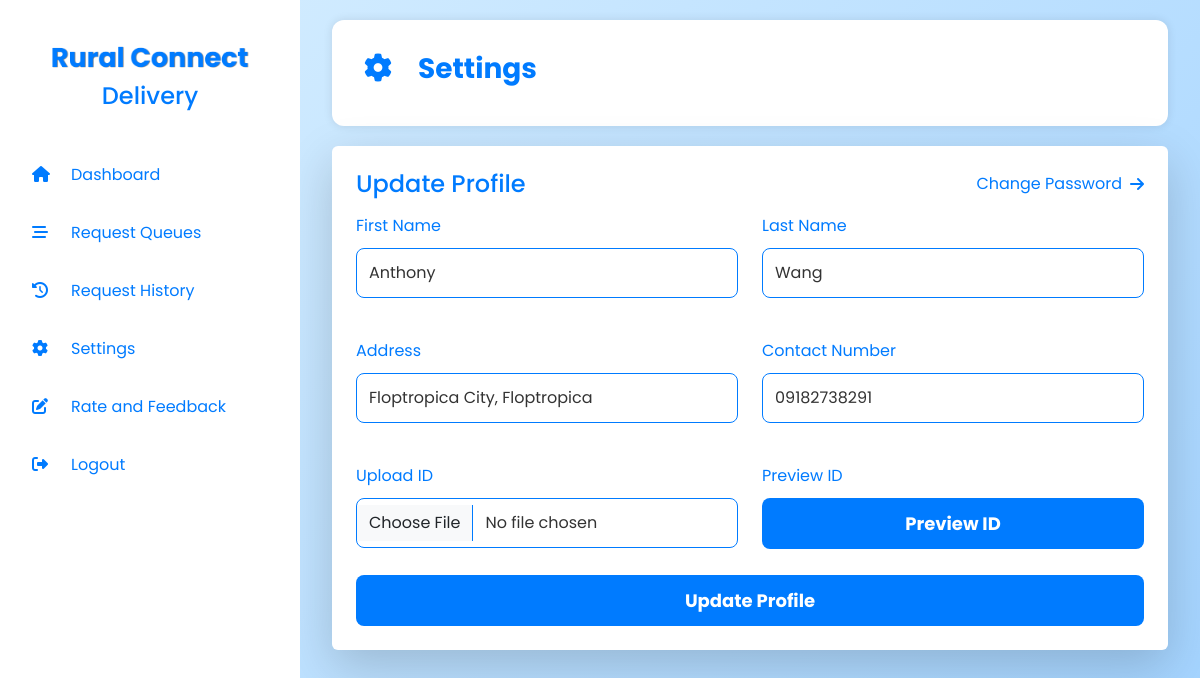
Screenshot of /deliveries/updateProfile.php (signed in) with the database file from the repository.
### tables this page shows
CREATE TABLE `deliveries` (
  `accountId` varchar(100) NOT NULL,
  `fname` varchar(100) NOT NULL,
  `lname` varchar(100) NOT NULL,
  `address` varchar(100) NOT NULL,
  `contactNo` varchar(100) NOT NULL,
  `id_verification` varchar(100) NOT NULL,
  `availability_status` enum('Available','Unavailable') DEFAULT 'Available',
  PRIMARY KEY (`accountId`),
  CONSTRAINT `FK_deliveries_account` FOREIGN KEY (`accountId`) REFERENCES `account` (`accountId`) ON DELETE CASCADE ON UPDATE CASCADE
);

### util/dbhelper.php (called while the page is built, shortened)
<?php
class DbHelper
{
    private $hostname = "127.0.0.1";
    private $username = "root";
    private $password = "";
    private $database = "rural_connect";
    private $conn;
    public function __construct()
    {
        $this->conn = new mysqli($this->hostname, $this->username, $this->password, $this->database);
    }
    public function getRecord($table, $args)
    {
        $keys = array_keys($args);
        $values = array_values($args);
        $condition = [];
        for ($i = 0; $i < count($keys); $i++) {
            $condition[] = "`" . $keys[$i] . "` = '" . $values[$i] . "'";
        }
        $cond = implode(" AND ", $condition);
        $sql = "SELECT * FROM `$table` WHERE $cond";
        $query = $this->conn->query($sql);
        $row = $query->fetch_assoc();
        return $row;
    }
}

### deliveries/updateProfile.php (the view, shortened to what this page needs)
<?php
require_once "../util/DbHelper.php";
require_once "../util/Misc.php";
$db = new DbHelper();
$accountId = $_SESSION['accountId'];
$user = $db->getRecord("deliveries", ["accountId" => $accountId]);
?>
<div class="card p-4 shadow-lg rounded">
    <div class="d-flex justify-content-between align-items-center mb-3 flex-wrap">
        <h3 class="text-center mb-0 rc-blue-text fs-4 fs-md-3">Update Profile</h3>
        <a href="changePassword.php" class="rc-blue-text text-decoration-none fs-6 fs-md-5 d-flex align-items-center">
            <span class="d-none d-sm-inline">Change Password</span>
            <i class="fa fa-arrow-right ms-2" aria-hidden="true"></i>
        </a>
    </div>
    <form action="../logic/updateProfileDeliveries.php" method="POST" enctype="multipart/form-data">
        <div class="form-fields">
            <div class="row">
                <div class="col-md-6 mb-3">
                    <label for="fname">First Name</label>
                    <input type="text" id="fname" class="form-control" name="fname" value="<?= $user['fname'] ?>"
                        required>
                    <div style="height: 15px" class="form-text text-danger" id="fnameError"></div>
                </div>
                <div class="col-md-6 mb-3">
                    <label for="lname">Last Name</label>
                    <input type="text" id="lname" class="form-control" name="lname" value="<?= $user['lname'] ?>"
                        required>
                    <div style="height: 15px" class="form-text text-danger" id="lnameError"></div>
                </div>
                <div class="col-md-6 mb-3">
                    <label for="address">Address</label>
                    <input type="text" id="address" class="form-control" name="address" value="<?= $user['address'] ?>"
                        required>
                    <div style="height: 15px" class="form-text text-danger" id="addressError"></div>
                </div>
                <div class="col-md-6 mb-3">
                    <label for="contactNo">Contact Number</label>
                    <input type="text" id="contactNo" class="form-control" name="contactNo"
                        value="<?= $user['contactNo'] ?>" required>
                    <div style="height: 15px" class="form-text text-danger" id="contactNoError"></div>
                </div>
                <div class="col-md-6 mb-3">
                    <label for="id_verification">Upload ID</label>
                    <input type="file" id="id_verification" class="form-control" name="id_verification">
                </div>
                <div class="col-md-6 mb-3">
                    <label>Preview ID</label>
                    <button type="button" style="margin: 10px 0" data-bs-toggle="modal"
                        data-bs-target="#profileModal">Preview ID</button>
                </div>
            </div>
            <button type="submit" name="submit">Update Profile</button>
        </div>
    </form>
</div>
<?php require_once "_deliveries-layout.php" ?>

### assets/css/custom.all.css (style rules this page uses)
body { font-family: 'Poppins', sans-serif; }

### assets/css/deliveries.all.css (style rules this page uses)
body { background: linear-gradient(135deg, #D8EFFF, #A1D2FF); min-height: 100vh; }
.rc-blue-text { color: #007bff!important; }
.container .card { flex: 1; min-width: 200px; background: white; border-radius: 12px; border: none; padding: 1rem; box-shadow: 0px 0px 10px rgba(0, 0, 0, 0.1); }
.form-fields label { color: #007bff; }
.form-fields input, .form-fields textarea, .form-fields select { width: 100%; padding: 12px; margin: 10px 0; border: 1px solid #007bff; border-radius: 8px; font-size: 16px; background: rgba(255, 255, 255, 1); color: #333; outline: none; transition: 0.3s; }
.form-fields input::placeholder, .form-fields textarea::placeholder { color: #888; }
.form-fields button { width: 100%; padding: 12px; background: #007bff; border: none; color: white; font-size: 18px; font-weight: bold; border-radius: 8px; cursor: pointer; transition: 0.3s ease; }

### rows the page displays
deliveries: fname "Anthony", lname "Wang", address "Floptropica City, Floptropica", contactNo "09182738291"

### other values shown
$title "Dashboard Request Queues Request History Settings Rate and Feedback Logout Settings"
